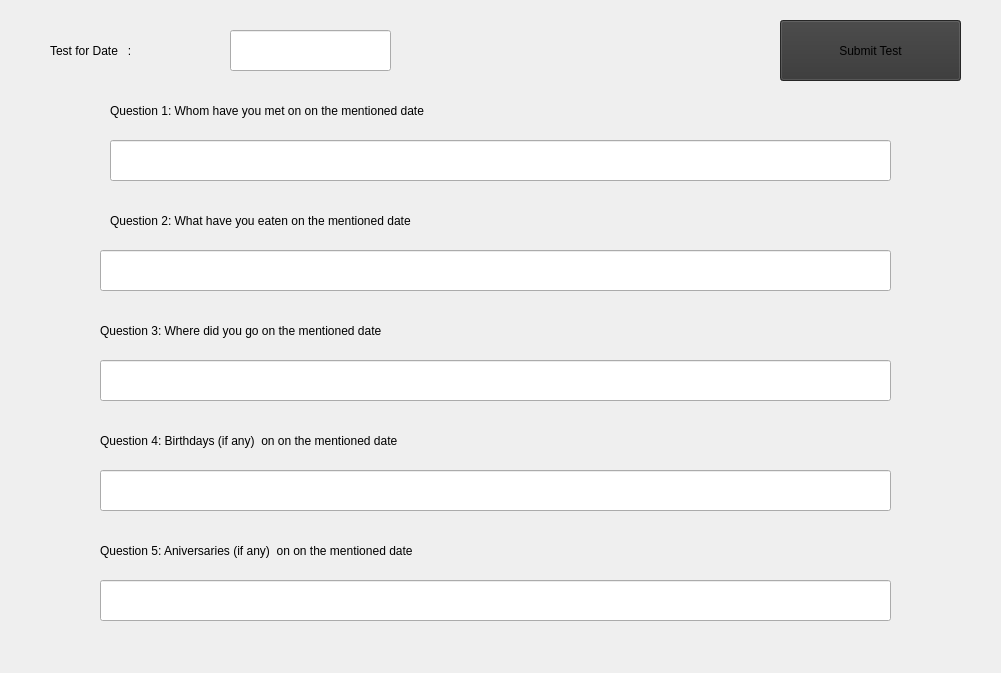
<?xml version="1.0" encoding="UTF-8"?>
<ui version="4.0">
 <class>TestWindow</class>
 <widget class="QMainWindow" name="TestWindow">
  <property name="geometry">
   <rect>
    <x>0</x>
    <y>0</y>
    <width>1001</width>
    <height>673</height>
   </rect>
  </property>
  <property name="windowTitle">
   <string>Test</string>
  </property>
  <widget class="QWidget" name="centralwidget">
   <widget class="QLabel" name="label">
    <property name="geometry">
     <rect>
      <x>50</x>
      <y>40</y>
      <width>201</width>
      <height>21</height>
     </rect>
    </property>
    <property name="styleSheet">
     <string notr="true">
font: 16pt &quot;Cantarell&quot;;</string>
    </property>
    <property name="text">
     <string>Test for Date   : </string>
    </property>
   </widget>
   <widget class="QLineEdit" name="testDate">
    <property name="geometry">
     <rect>
      <x>230</x>
      <y>30</y>
      <width>161</width>
      <height>41</height>
     </rect>
    </property>
    <property name="styleSheet">
     <string notr="true">font: 14pt &quot;Cantarell&quot;;</string>
    </property>
   </widget>
   <widget class="QLabel" name="label_2">
    <property name="geometry">
     <rect>
      <x>110</x>
      <y>100</y>
      <width>521</width>
      <height>21</height>
     </rect>
    </property>
    <property name="styleSheet">
     <string notr="true">font: 12pt &quot;Source Code Pro&quot;;</string>
    </property>
    <property name="text">
     <string>Question 1: Whom have you met on on the mentioned date</string>
    </property>
   </widget>
   <widget class="QLineEdit" name="lineEdit_Q1">
    <property name="geometry">
     <rect>
      <x>110</x>
      <y>140</y>
      <width>781</width>
      <height>41</height>
     </rect>
    </property>
   </widget>
   <widget class="QLabel" name="label_3">
    <property name="geometry">
     <rect>
      <x>110</x>
      <y>210</y>
      <width>521</width>
      <height>21</height>
     </rect>
    </property>
    <property name="styleSheet">
     <string notr="true">font: 12pt &quot;Source Code Pro&quot;;</string>
    </property>
    <property name="text">
     <string>Question 2: What have you eaten on the mentioned date</string>
    </property>
   </widget>
   <widget class="QLineEdit" name="lineEdit_Q2">
    <property name="geometry">
     <rect>
      <x>100</x>
      <y>250</y>
      <width>791</width>
      <height>41</height>
     </rect>
    </property>
   </widget>
   <widget class="QLabel" name="label_4">
    <property name="geometry">
     <rect>
      <x>100</x>
      <y>320</y>
      <width>531</width>
      <height>21</height>
     </rect>
    </property>
    <property name="styleSheet">
     <string notr="true">font: 12pt &quot;Source Code Pro&quot;;</string>
    </property>
    <property name="text">
     <string>Question 3: Where did you go on the mentioned date </string>
    </property>
   </widget>
   <widget class="QLineEdit" name="lineEdit_Q3">
    <property name="geometry">
     <rect>
      <x>100</x>
      <y>360</y>
      <width>791</width>
      <height>41</height>
     </rect>
    </property>
   </widget>
   <widget class="QPushButton" name="submitButton">
    <property name="geometry">
     <rect>
      <x>780</x>
      <y>20</y>
      <width>181</width>
      <height>61</height>
     </rect>
    </property>
    <property name="styleSheet">
     <string notr="true">font: 16pt &quot;Cantarell&quot;;
background-color: rgb(53, 53, 53);
</string>
    </property>
    <property name="text">
     <string>Submit Test</string>
    </property>
   </widget>
   <widget class="QLabel" name="label_5">
    <property name="geometry">
     <rect>
      <x>100</x>
      <y>430</y>
      <width>601</width>
      <height>21</height>
     </rect>
    </property>
    <property name="styleSheet">
     <string notr="true">font: 12pt &quot;Source Code Pro&quot;;</string>
    </property>
    <property name="text">
     <string>Question 4: Birthdays (if any)  on on the mentioned date</string>
    </property>
   </widget>
   <widget class="QLineEdit" name="lineEdit_Q4">
    <property name="geometry">
     <rect>
      <x>100</x>
      <y>470</y>
      <width>791</width>
      <height>41</height>
     </rect>
    </property>
   </widget>
   <widget class="QLabel" name="label_6">
    <property name="geometry">
     <rect>
      <x>100</x>
      <y>540</y>
      <width>611</width>
      <height>21</height>
     </rect>
    </property>
    <property name="styleSheet">
     <string notr="true">font: 12pt &quot;Source Code Pro&quot;;</string>
    </property>
    <property name="text">
     <string>Question 5: Aniversaries (if any)  on on the mentioned date</string>
    </property>
   </widget>
   <widget class="QLineEdit" name="lineEdit_Q5">
    <property name="geometry">
     <rect>
      <x>100</x>
      <y>580</y>
      <width>791</width>
      <height>41</height>
     </rect>
    </property>
   </widget>
  </widget>
 </widget>
 <resources/>
 <connections/>
</ui>
